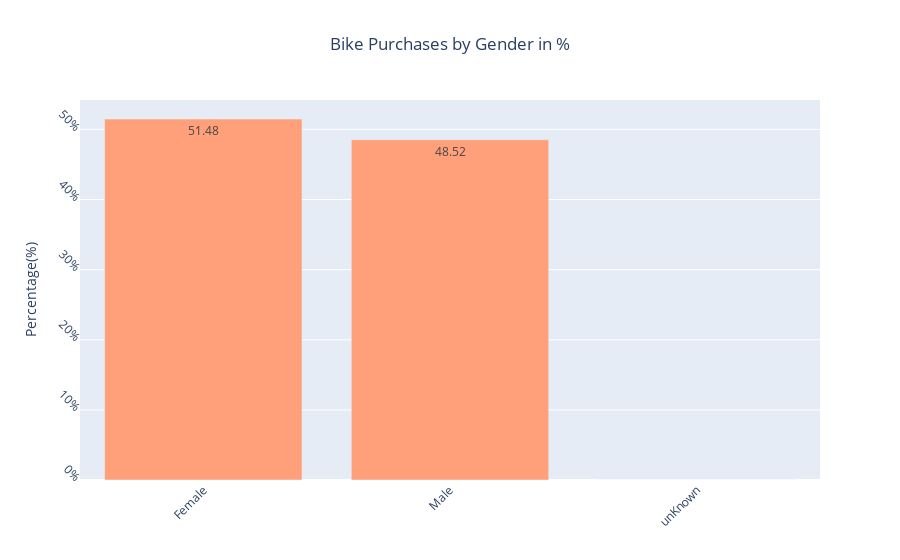

This figure's notebook cell:
### Code cell
import plotly.graph_objects as go

Genders = ['Female', 'Male', 'unKnown']

fig = go.Figure()
fig.add_trace(go.Bar(
    x=Genders,
    y=avg,
    name='Purchase Amount by Genders in %',
    marker_color='lightsalmon',
    text=avg,
    textposition='auto',
))

# Here we modify the tickangle of the xaxis, resulting in rotated labels.
fig.update_layout(barmode='group',
                  xaxis_tickangle=-45,
                  title_text='Bike Purchases by Gender in %',
                  title_x=0.5,
                  yaxis=dict(ticksuffix="%",
                             tickangle=45,
                             title='Percentage(%)')
                  )
fig.show()

### Figure 1 — Plotly figure (JSON) as saved in the notebook; plotly's stock layout.template omitted (floating-point values rounded to 4 significant figures)
{"data": [{"marker": {"color": "lightsalmon"}, "name": "Purchase Amount by Genders in %", "text": ["51.48", "48.52", "0.0"], "textposition": "auto", "type": "bar", "x": ["Female", "Male", "unKnown"], "y": [51.48, 48.52, 0.0]}], "layout": {"barmode": "group", "title": {"text": "Bike Purchases by Gender in %", "x": 0.5}, "xaxis": {"tickangle": -45}, "yaxis": {"tickangle": 45, "ticksuffix": "%", "title": {"text": "Percentage(%)"}}}}
